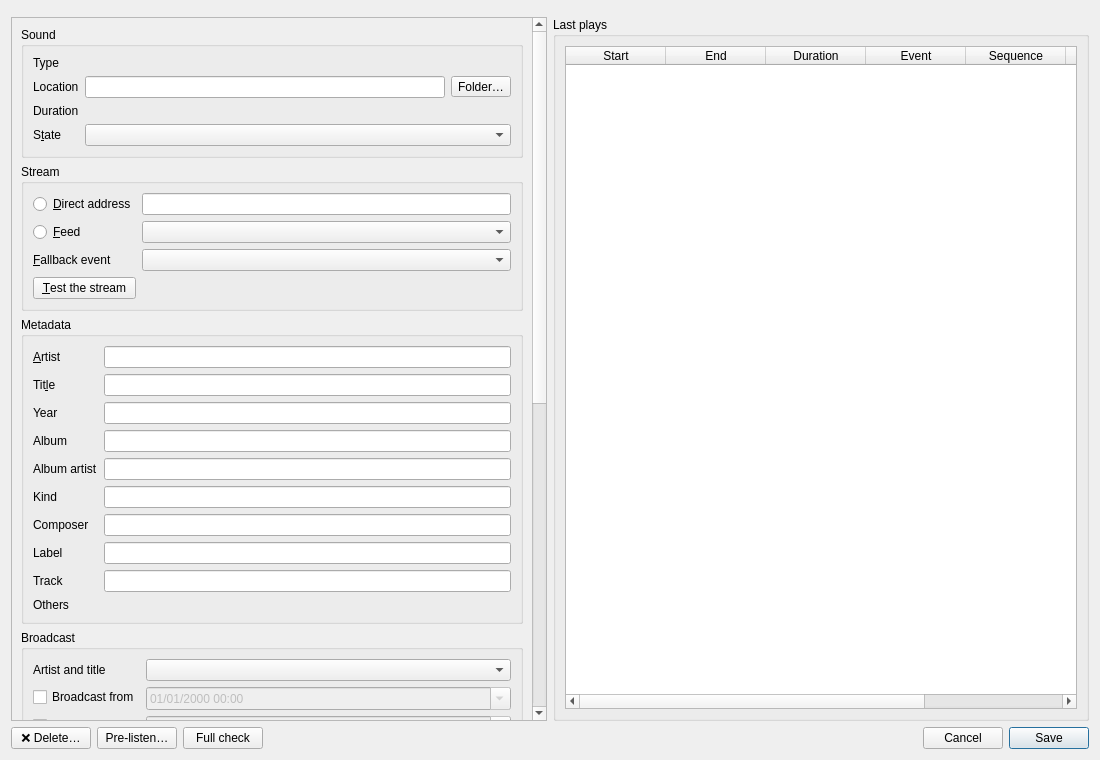
<?xml version="1.0" encoding="UTF-8"?>
<ui version="4.0">
 <class>SoundCard</class>
 <widget class="QWidget" name="SoundCard">
  <property name="geometry">
   <rect>
    <x>0</x>
    <y>0</y>
    <width>1100</width>
    <height>760</height>
   </rect>
  </property>
  <layout class="QVBoxLayout" name="arrangement" stretch="0,1,0">
   <item>
    <widget class="QWidget" name="timeline_place">
     <property name="toolTip">
      <string>The file as the on-air output will play it, according to the settings of the form, even not yet saved</string>
     </property>
    </widget>
   </item>
   <item>
    <layout class="QHBoxLayout" name="body" stretch="1,1">
     <item>
      <widget class="QScrollArea" name="scrolling">
       <property name="widgetResizable">
        <bool>true</bool>
       </property>
       <widget class="QWidget" name="content">
        <layout class="QVBoxLayout" name="content_layout">
         <item>
          <widget class="QGroupBox" name="sound_group">
           <property name="title">
            <string>Sound</string>
           </property>
           <layout class="QFormLayout" name="sound_form">
            <item row="0" column="0">
             <widget class="QLabel" name="type_caption">
              <property name="text">
               <string>Type</string>
              </property>
             </widget>
            </item>
            <item row="0" column="1">
             <widget class="QLabel" name="sound_type" />
            </item>
            <item row="1" column="0">
             <widget class="QLabel" name="location_caption">
              <property name="text">
               <string>Location</string>
              </property>
             </widget>
            </item>
            <item row="1" column="1">
             <layout class="QHBoxLayout" name="location_line">
              <item>
               <widget class="QLineEdit" name="location">
                <property name="readOnly">
                 <bool>true</bool>
                </property>
               </widget>
              </item>
              <item>
               <widget class="QToolButton" name="open_folder">
                <property name="toolTip">
                 <string>Open the folder of the file in the file browser</string>
                </property>
                <property name="text">
                 <string>Folder…</string>
                </property>
                <property name="icon">
                 <iconset theme="folder-open"/>
                </property>
               </widget>
              </item>
             </layout>
            </item>
            <item row="2" column="0">
             <widget class="QLabel" name="duration_caption">
              <property name="text">
               <string>Duration</string>
              </property>
             </widget>
            </item>
            <item row="2" column="1">
             <widget class="QLabel" name="duration" />
            </item>
            <item row="3" column="0">
             <widget class="QLabel" name="state_caption">
              <property name="text">
               <string>S&amp;tate</string>
              </property>
              <property name="buddy">
               <cstring>state</cstring>
              </property>
             </widget>
            </item>
            <item row="3" column="1">
             <widget class="QComboBox" name="state" />
            </item>
           </layout>
          </widget>
         </item>
         <item>
          <widget class="QGroupBox" name="stream_group">
           <property name="title">
            <string>Stream</string>
           </property>
           <layout class="QGridLayout" name="stream_grid">
            <item row="0" column="0">
             <widget class="QRadioButton" name="by_address">
              <property name="text">
               <string>&amp;Direct address</string>
              </property>
             </widget>
            </item>
            <item row="0" column="1">
             <widget class="QLineEdit" name="url_stream" />
            </item>
            <item row="1" column="0">
             <widget class="QRadioButton" name="by_feed">
              <property name="text">
               <string>&amp;Feed</string>
              </property>
             </widget>
            </item>
            <item row="1" column="1">
             <widget class="QComboBox" name="feed" />
            </item>
            <item row="2" column="0">
             <widget class="QLabel" name="fallback_caption">
              <property name="text">
               <string>&amp;Fallback event</string>
              </property>
              <property name="buddy">
               <cstring>fallback</cstring>
              </property>
             </widget>
            </item>
            <item row="2" column="1">
             <widget class="QComboBox" name="fallback" />
            </item>
            <item row="3" column="0">
             <widget class="QPushButton" name="test">
              <property name="text">
               <string>&amp;Test the stream</string>
              </property>
             </widget>
            </item>
            <item row="3" column="1">
             <widget class="QLabel" name="trial_result">
              <property name="wordWrap">
               <bool>true</bool>
              </property>
             </widget>
            </item>
           </layout>
          </widget>
         </item>
         <item>
          <widget class="QGroupBox" name="metadata_group">
           <property name="title">
            <string>Metadata</string>
           </property>
           <layout class="QFormLayout" name="metadata_form">
            <item row="0" column="0">
             <widget class="QLabel" name="artist_caption">
              <property name="text">
               <string>&amp;Artist</string>
              </property>
              <property name="buddy">
               <cstring>artist</cstring>
              </property>
             </widget>
            </item>
            <item row="0" column="1">
             <widget class="QLineEdit" name="artist">
              <property name="maxLength">
               <number>255</number>
              </property>
             </widget>
            </item>
            <item row="1" column="0">
             <widget class="QLabel" name="title_caption">
              <property name="text">
               <string>Tit&amp;le</string>
              </property>
              <property name="buddy">
               <cstring>title</cstring>
              </property>
             </widget>
            </item>
            <item row="1" column="1">
             <widget class="QLineEdit" name="title">
              <property name="maxLength">
               <number>255</number>
              </property>
             </widget>
            </item>
            <item row="2" column="0">
             <widget class="QLabel" name="year_caption">
              <property name="text">
               <string>Year</string>
              </property>
              <property name="buddy">
               <cstring>year</cstring>
              </property>
             </widget>
            </item>
            <item row="2" column="1">
             <widget class="QLineEdit" name="year">
              <property name="maxLength">
               <number>4</number>
              </property>
             </widget>
            </item>
            <item row="3" column="0">
             <widget class="QLabel" name="album_caption">
              <property name="text">
               <string>Album</string>
              </property>
              <property name="buddy">
               <cstring>album</cstring>
              </property>
             </widget>
            </item>
            <item row="3" column="1">
             <widget class="QLineEdit" name="album">
              <property name="maxLength">
               <number>255</number>
              </property>
             </widget>
            </item>
            <item row="4" column="0">
             <widget class="QLabel" name="album_artist_caption">
              <property name="text">
               <string>Album artist</string>
              </property>
              <property name="buddy">
               <cstring>album_artist</cstring>
              </property>
             </widget>
            </item>
            <item row="4" column="1">
             <widget class="QLineEdit" name="album_artist">
              <property name="maxLength">
               <number>255</number>
              </property>
             </widget>
            </item>
            <item row="5" column="0">
             <widget class="QLabel" name="category_caption">
              <property name="text">
               <string comment="category">Kind</string>
              </property>
              <property name="buddy">
               <cstring>genre</cstring>
              </property>
             </widget>
            </item>
            <item row="5" column="1">
             <widget class="QLineEdit" name="genre">
              <property name="maxLength">
               <number>255</number>
              </property>
             </widget>
            </item>
            <item row="6" column="0">
             <widget class="QLabel" name="composer_caption">
              <property name="text">
               <string>Composer</string>
              </property>
              <property name="buddy">
               <cstring>composer</cstring>
              </property>
             </widget>
            </item>
            <item row="6" column="1">
             <widget class="QLineEdit" name="composer">
              <property name="maxLength">
               <number>255</number>
              </property>
             </widget>
            </item>
            <item row="7" column="0">
             <widget class="QLabel" name="label_caption">
              <property name="text">
               <string>Label</string>
              </property>
              <property name="buddy">
               <cstring>label</cstring>
              </property>
             </widget>
            </item>
            <item row="7" column="1">
             <widget class="QLineEdit" name="label">
              <property name="maxLength">
               <number>255</number>
              </property>
             </widget>
            </item>
            <item row="8" column="0">
             <widget class="QLabel" name="track_caption">
              <property name="text">
               <string>Track</string>
              </property>
              <property name="buddy">
               <cstring>track</cstring>
              </property>
             </widget>
            </item>
            <item row="8" column="1">
             <widget class="QLineEdit" name="track">
              <property name="maxLength">
               <number>4</number>
              </property>
             </widget>
            </item>
            <item row="9" column="0">
             <widget class="QLabel" name="other_caption">
              <property name="text">
               <string>Others</string>
              </property>
             </widget>
            </item>
            <item row="9" column="1">
             <widget class="QLabel" name="other_metadata">
              <property name="wordWrap">
               <bool>true</bool>
              </property>
             </widget>
            </item>
           </layout>
          </widget>
         </item>
         <item>
          <widget class="QGroupBox" name="broadcast_group">
           <property name="title">
            <string>Broadcast</string>
           </property>
           <layout class="QFormLayout" name="broadcast_form">
            <item row="0" column="0">
             <widget class="QLabel" name="hiding_caption">
              <property name="text">
               <string>Artist and title</string>
              </property>
              <property name="buddy">
               <cstring>hiding</cstring>
              </property>
             </widget>
            </item>
            <item row="0" column="1">
             <widget class="QComboBox" name="hiding" />
            </item>
            <item row="1" column="0">
             <widget class="QCheckBox" name="has_start">
              <property name="text">
               <string>Broadcast from</string>
              </property>
             </widget>
            </item>
            <item row="1" column="1">
             <widget class="QDateTimeEdit" name="broadcast_start">
              <property name="displayFormat">
               <string notr="true">dd/MM/yyyy HH:mm</string>
              </property>
              <property name="calendarPopup">
               <bool>true</bool>
              </property>
              <property name="enabled">
               <bool>false</bool>
              </property>
             </widget>
            </item>
            <item row="2" column="0">
             <widget class="QCheckBox" name="has_end">
              <property name="text">
               <string>Broadcast until</string>
              </property>
             </widget>
            </item>
            <item row="2" column="1">
             <widget class="QDateTimeEdit" name="broadcast_end">
              <property name="displayFormat">
               <string notr="true">dd/MM/yyyy HH:mm</string>
              </property>
              <property name="calendarPopup">
               <bool>true</bool>
              </property>
              <property name="enabled">
               <bool>false</bool>
              </property>
             </widget>
            </item>
            <item row="3" column="0">
             <widget class="QLabel" name="playback_max_caption">
              <property name="text">
               <string>Maximum of plays</string>
              </property>
              <property name="buddy">
               <cstring>playback_max</cstring>
              </property>
             </widget>
            </item>
            <item row="3" column="1">
             <widget class="QSpinBox" name="playback_max">
              <property name="maximum">
               <number>1000000</number>
              </property>
              <property name="specialValueText">
               <string>unlimited</string>
              </property>
             </widget>
            </item>
           </layout>
          </widget>
         </item>
         <item>
          <widget class="QGroupBox" name="silence_group">
           <property name="title">
            <string>Transition</string>
           </property>
           <layout class="QFormLayout" name="silence_form">
            <item row="0" column="0" colspan="2">
             <widget class="QCheckBox" name="detection_silences">
              <property name="text">
               <string>Play without the detected silences</string>
              </property>
              <property name="toolTip">
               <string>Ticked, the sound is played from its detected start to its detected end, even outside a bank that removes the silences.</string>
              </property>
             </widget>
            </item>
            <item row="1" column="0">
             <widget class="QCheckBox" name="has_detected_start">
              <property name="text">
               <string>Detected start</string>
              </property>
              <property name="toolTip">
               <string>Silence at the start of the file, measured by the full audit. Unticked, no silence is detected: the start is not trimmed.</string>
              </property>
             </widget>
            </item>
            <item row="1" column="1">
             <widget class="QDoubleSpinBox" name="detected_start">
              <property name="enabled">
               <bool>false</bool>
              </property>
              <property name="suffix">
               <string notr="true"> s</string>
              </property>
              <property name="decimals">
               <number>2</number>
              </property>
              <property name="maximum">
               <double>86400.0</double>
              </property>
              <property name="singleStep">
               <double>0.01</double>
              </property>
             </widget>
            </item>
            <item row="2" column="0">
             <widget class="QCheckBox" name="has_detected_end">
              <property name="text">
               <string>Detected end</string>
              </property>
              <property name="toolTip">
               <string>Silence at the end of the file, counted from its end, measured by the full audit. Unticked, no silence is detected: the end is not trimmed.</string>
              </property>
             </widget>
            </item>
            <item row="2" column="1">
             <widget class="QDoubleSpinBox" name="detected_end">
              <property name="enabled">
               <bool>false</bool>
              </property>
              <property name="suffix">
               <string notr="true"> s</string>
              </property>
              <property name="decimals">
               <number>2</number>
              </property>
              <property name="maximum">
               <double>86400.0</double>
              </property>
              <property name="singleStep">
               <double>0.01</double>
              </property>
             </widget>
            </item>

            <item row="3" column="0">
             <widget class="QCheckBox" name="has_start_crossfade">
              <property name="text">
               <string>Start crossfade</string>
              </property>
              <property name="toolTip">
               <string>Unticked, the crossfade is not set: it comes from the bank, or from the preferences. 0 second is one.</string>
              </property>
             </widget>
            </item>
            <item row="3" column="1">
             <widget class="DurationSlider" name="start_crossfade">
              <property name="enabled">
               <bool>false</bool>
              </property>
             </widget>
            </item>
            <item row="4" column="0">
             <widget class="QCheckBox" name="has_end_crossfade">
              <property name="text">
               <string>End crossfade</string>
              </property>
              <property name="toolTip">
               <string>Unticked, the crossfade is not set: it comes from the bank, or from the preferences. 0 second is one.</string>
              </property>
             </widget>
            </item>
            <item row="4" column="1">
             <widget class="DurationSlider" name="end_crossfade">
              <property name="enabled">
               <bool>false</bool>
              </property>
             </widget>
            </item>
           </layout>
          </widget>
         </item>
         <item>
          <widget class="QGroupBox" name="relation_group">
           <property name="title">
            <string>Relations</string>
           </property>
           <layout class="QVBoxLayout" name="relation_layout">
            <item>
             <widget class="QTableWidget" name="relations">
              <property name="toolTip">
               <string>Double-click: open the card</string>
              </property>
              <property name="editTriggers">
               <set>QAbstractItemView::EditTrigger::NoEditTriggers</set>
              </property>
              <property name="alternatingRowColors">
               <bool>true</bool>
              </property>
              <property name="selectionBehavior">
               <enum>QAbstractItemView::SelectionBehavior::SelectRows</enum>
              </property>
              <attribute name="verticalHeaderVisible">
               <bool>false</bool>
              </attribute>
              <attribute name="horizontalHeaderStretchLastSection">
               <bool>true</bool>
              </attribute>
              <column>
               <property name="text">
                <string comment="category">Kind</string>
               </property>
              </column>
              <column>
               <property name="text">
                <string>Name</string>
               </property>
              </column>
             </widget>
            </item>
            <item>
             <widget class="QLabel" name="no_relation">
              <property name="text">
               <string>No sequence, bank or event mentions this sound.</string>
              </property>
             </widget>
            </item>
           </layout>
          </widget>
         </item>
         <item>
          <widget class="QGroupBox" name="file_group">
           <property name="title">
            <string>File</string>
           </property>
           <layout class="QFormLayout" name="file_form">
            <item row="0" column="0">
             <widget class="QLabel" name="mime_type_caption">
              <property name="text">
               <string>Type</string>
              </property>
             </widget>
            </item>
            <item row="0" column="1">
             <widget class="QLabel" name="type_mime">
              <property name="textInteractionFlags">
               <set>Qt::TextInteractionFlag::TextSelectableByMouse</set>
              </property>
             </widget>
            </item>
            <item row="1" column="0">
             <widget class="QLabel" name="encoding_caption">
              <property name="text">
               <string>Average encoding</string>
              </property>
             </widget>
            </item>
            <item row="1" column="1">
             <widget class="QLabel" name="encoding">
              <property name="textInteractionFlags">
               <set>Qt::TextInteractionFlag::TextSelectableByMouse</set>
              </property>
             </widget>
            </item>
            <item row="2" column="0">
             <widget class="QLabel" name="size_caption">
              <property name="text">
               <string>Size</string>
              </property>
             </widget>
            </item>
            <item row="2" column="1">
             <widget class="QLabel" name="size">
              <property name="textInteractionFlags">
               <set>Qt::TextInteractionFlag::TextSelectableByMouse</set>
              </property>
             </widget>
            </item>
            <item row="3" column="0">
             <widget class="QLabel" name="created_caption_at">
              <property name="text">
               <string>Created on</string>
              </property>
             </widget>
            </item>
            <item row="3" column="1">
             <widget class="QLabel" name="created_at">
              <property name="textInteractionFlags">
               <set>Qt::TextInteractionFlag::TextSelectableByMouse</set>
              </property>
             </widget>
            </item>
            <item row="4" column="0">
             <widget class="QLabel" name="modified_caption_at">
              <property name="text">
               <string>Modified on</string>
              </property>
             </widget>
            </item>
            <item row="4" column="1">
             <widget class="QLabel" name="modified_at">
              <property name="textInteractionFlags">
               <set>Qt::TextInteractionFlag::TextSelectableByMouse</set>
              </property>
             </widget>
            </item>
            <item row="5" column="0">
             <widget class="QLabel" name="checked_caption_at">
              <property name="text">
               <string>Last full check</string>
              </property>
             </widget>
            </item>
            <item row="5" column="1">
             <widget class="QLabel" name="checks_at">
              <property name="textInteractionFlags">
               <set>Qt::TextInteractionFlag::TextSelectableByMouse</set>
              </property>
             </widget>
            </item>
           </layout>
          </widget>
         </item>
         <item>
          <widget class="QLabel" name="edited_fields">
           <property name="wordWrap">
            <bool>true</bool>
           </property>
          </widget>
         </item>
         <item>
          <spacer name="content_space">
           <property name="orientation">
            <enum>Qt::Orientation::Vertical</enum>
           </property>
          </spacer>
         </item>
        </layout>
       </widget>
      </widget>
     </item>
     <item>
      <widget class="QGroupBox" name="play_group">
       <property name="title">
        <string>Last plays</string>
       </property>
       <layout class="QVBoxLayout" name="play_layout">
        <item>
         <widget class="QTableWidget" name="plays">
          <property name="editTriggers">
           <set>QAbstractItemView::EditTrigger::NoEditTriggers</set>
          </property>
          <property name="alternatingRowColors">
           <bool>true</bool>
          </property>
          <property name="selectionBehavior">
           <enum>QAbstractItemView::SelectionBehavior::SelectRows</enum>
          </property>
          <attribute name="verticalHeaderVisible">
           <bool>false</bool>
          </attribute>
          <attribute name="horizontalHeaderStretchLastSection">
           <bool>true</bool>
          </attribute>
          <column>
           <property name="text">
            <string>Start</string>
           </property>
          </column>
          <column>
           <property name="text">
            <string>End</string>
           </property>
          </column>
          <column>
           <property name="text">
            <string>Duration</string>
           </property>
          </column>
          <column>
           <property name="text">
            <string>Event</string>
           </property>
          </column>
          <column>
           <property name="text">
            <string>Sequence</string>
           </property>
          </column>
          <column>
           <property name="text">
            <string>Bank</string>
           </property>
          </column>
          <column>
           <property name="text">
            <string>Incidents</string>
           </property>
          </column>
         </widget>
        </item>
       </layout>
      </widget>
     </item>
    </layout>
   </item>
   <item>
    <layout class="QHBoxLayout" name="foot" stretch="0,0,0,1,0,0">
     <item>
      <widget class="QPushButton" name="delete">
       <property name="text">
        <string>❌ Delete…</string>
       </property>
       <property name="toolTip">
        <string>Deletes the element from the database, after confirmation; no file is touched.</string>
       </property>
      </widget>
     </item>
     <item>
      <widget class="QPushButton" name="preview">
       <property name="toolTip">
        <string>Listen to the sound on the pre-listen output, never on air</string>
       </property>
       <property name="text">
        <string>Pre-listen…</string>
       </property>
      </widget>
     </item>
     <item>
      <widget class="QPushButton" name="check">
       <property name="toolTip">
        <string>Decode the whole file and measure its silences, like the full audit of Machin indexer, for this sound only</string>
       </property>
       <property name="text">
        <string>Full check</string>
       </property>
      </widget>
     </item>
     <item>
      <widget class="QLabel" name="message">
       <property name="wordWrap">
        <bool>true</bool>
       </property>
      </widget>
     </item>
     <item>
      <widget class="QPushButton" name="cancel">
       <property name="text">
        <string>Cancel</string>
       </property>
      </widget>
     </item>
     <item>
      <widget class="QPushButton" name="save">
       <property name="text">
        <string>Save</string>
       </property>
       <property name="default">
        <bool>true</bool>
       </property>
      </widget>
     </item>
    </layout>
   </item>
  </layout>
 </widget>
 <customwidgets>
  <customwidget>
   <class>DurationSlider</class>
   <extends>QWidget</extends>
   <header>machincast/interface/slider.h</header>
  </customwidget>
 </customwidgets>
 <resources />
 <connections />
</ui>
